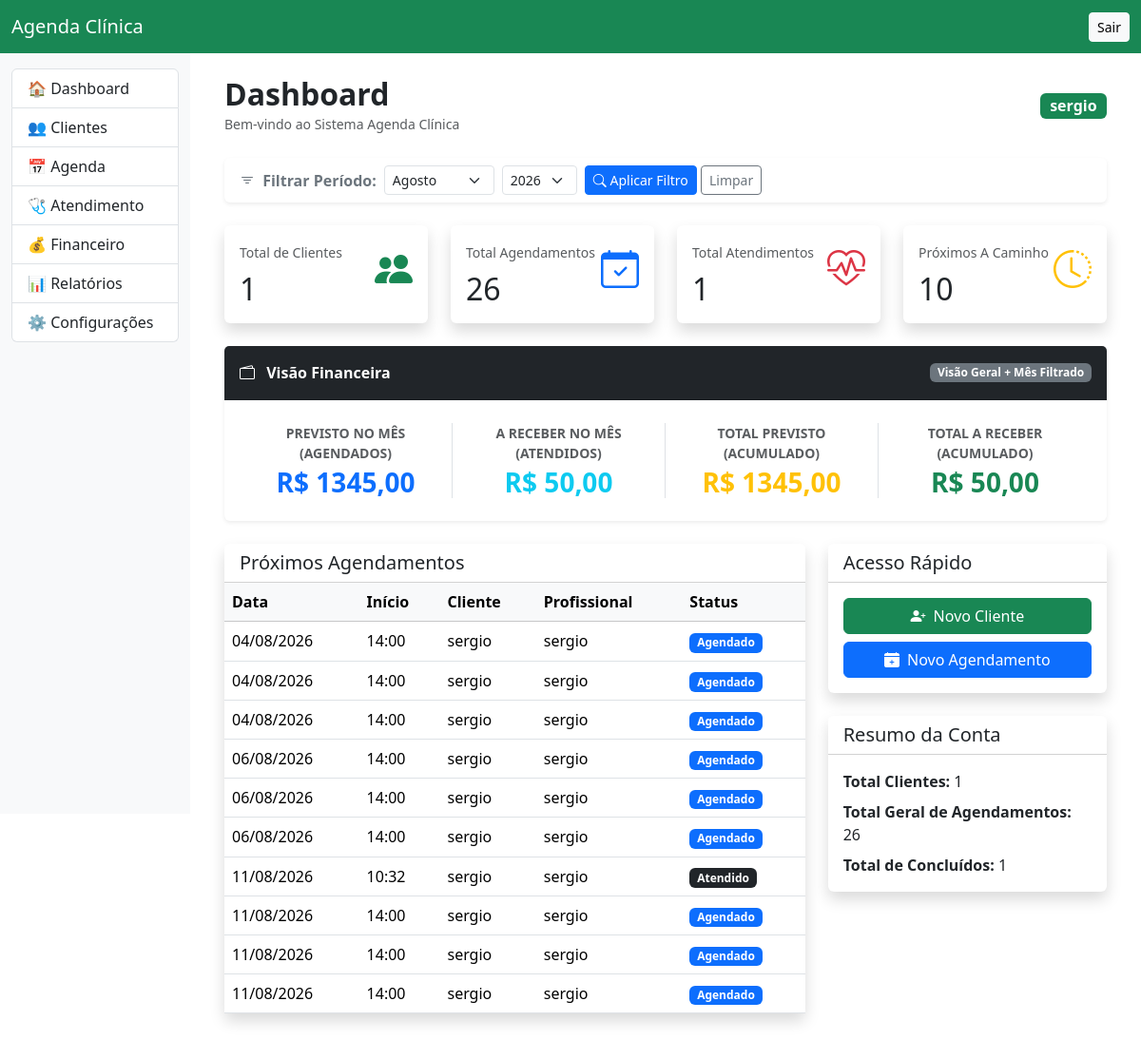
The app's page /dashboard/ (signed in), older data.
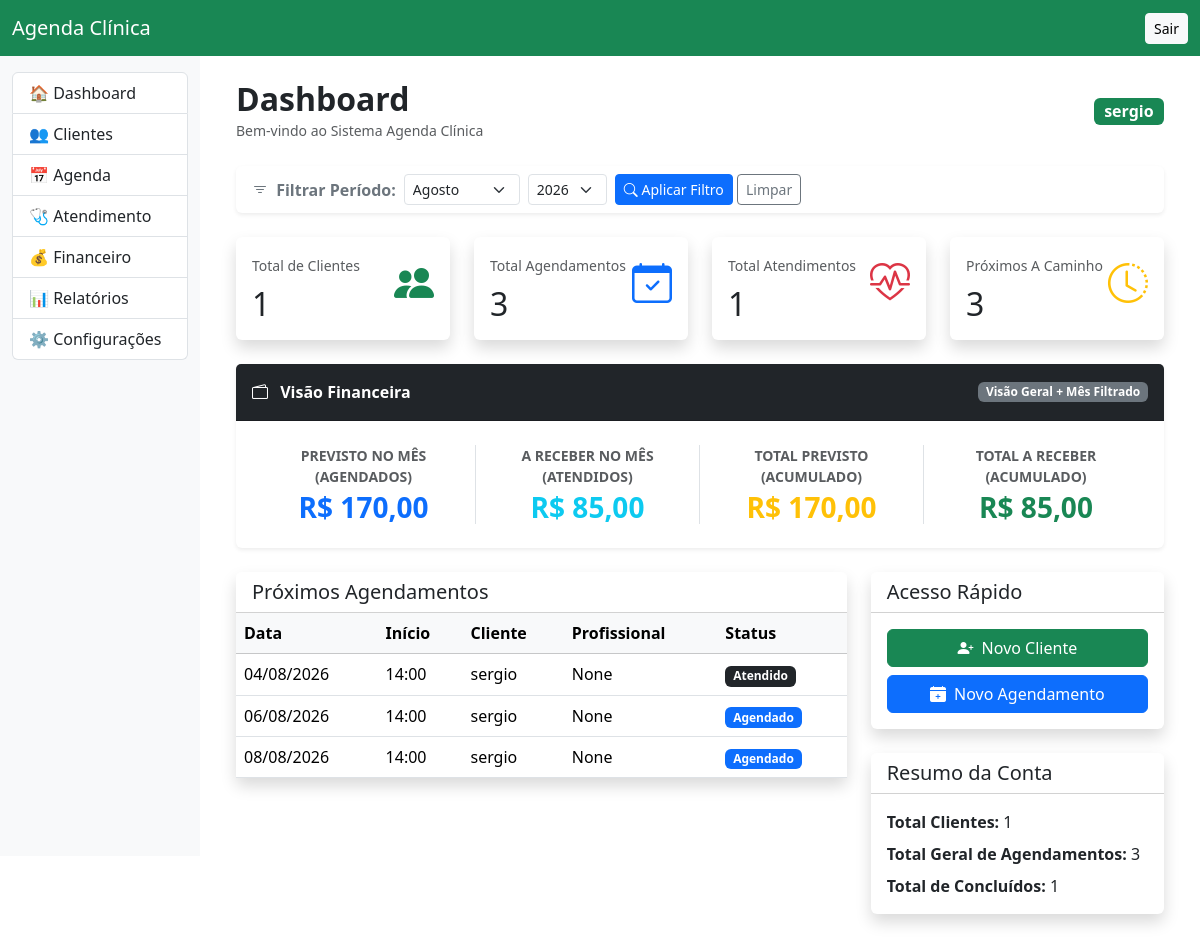
The same page, newer data.
### agenda/models.py (models this page shows, shortened)
class Agendamento(models.Model):
    STATUS = [
        ("AGENDADO", "Agendado"),
        ("CONFIRMADO", "Confirmado"),
        ("ATENDIMENTO", "Em Atendimento"),
        ("ATENDIDO", "Atendido"),
        ("CANCELADO", "Cancelado"),
        ("FALTOU", "Faltou"),
        ("REMARCADO", "Remarcado"),
    ]
    cliente = models.ForeignKey(
        Cliente,
        on_delete=models.CASCADE,
        related_name="agendamentos"
    )
    profissional = models.ForeignKey(
        Usuario,
        on_delete=models.SET_NULL,
        null=True,
        blank=True
    )
    data = models.DateField()
    hora_inicio = models.TimeField()
    hora_fim = models.TimeField()
    valor = models.DecimalField(
        max_digits=10,
        decimal_places=2,
        default=0
    )
    observacoes = models.TextField(blank=True)
    status = models.CharField(
        max_length=20,
        choices=STATUS,
        default="AGENDADO"
    )
    criado_em = models.DateTimeField(auto_now_add=True)
    atualizado_em = models.DateTimeField(auto_now=True)
    class Meta:
        ordering = ["data", "hora_inicio"]

### clientes/models.py (models this page shows, shortened)
class Cliente(models.Model):
    STATUS = (
        ("ATIVO", "Ativo"),
        ("INATIVO", "Inativo"),
    )
    SEXO = (
        ("M", "Masculino"),
        ("F", "Feminino"),
        ("O", "Outro"),
    )
    nome = models.CharField("Nome", max_length=150)
    cpf = models.CharField(
        "CPF",
        max_length=14,
        blank=True,
        null=True
    )
    nascimento = models.DateField(
        "Nascimento",
        blank=True,
        null=True
    )
    sexo = models.CharField(
        "Sexo",
        max_length=1,
        choices=SEXO,
        blank=True
    )
    telefone = models.CharField(
        "Telefone",
        max_length=20,
        blank=True
    )
    whatsapp = models.CharField(
        "WhatsApp",
        max_length=20,
        blank=True
    )
    email = models.EmailField(
        "E-mail",
        blank=True
    )
    cep = models.CharField(
        max_length=9,
        blank=True
    )
    endereco = models.CharField(
        max_length=200,
        blank=True
    )
    numero = models.CharField(
        max_length=10,
        blank=True
    )
    bairro = models.CharField(
        max_length=100,
        blank=True
    )
    cidade = models.CharField(
        max_length=100,
        blank=True
    )
    uf = models.CharField(
        max_length=2,
        blank=True
    )
    profissional = models.ForeignKey(
        "usuarios.Usuario",
        on_delete=models.SET_NULL,
        null=True,
        blank=True,
        verbose_name="Suelen Garcia de Almeida",
    )
    valor_sessao = models.DecimalField(
        max_digits=10,
        decimal_places=2,
        default=0
    )
    dias_vencimento = models.PositiveIntegerField(
        default=5,
        help_text="Quantidade de dias após o agendamento para o vencimento da fatura"
    )
    total_sessoes = models.PositiveIntegerField(
        default=10
    )
    sessoes_realizadas = models.IntegerField(
    default=0
)
    status = models.CharField(
        max_length=10,
        choices=STATUS,
        default="ATIVO"
    )
    observacoes = models.TextField(
        blank=True
    )
    criado_em = models.DateTimeField(
        auto_now_add=True
    )
    atualizado_em = models.DateTimeField(
        auto_now=True
    )
    class Meta:
        ordering = ["nome"]
        verbose_name = "Cliente"
        verbose_name_plural = "Clientes"

### usuarios/models.py (models this page shows)
class Usuario(AbstractUser):
    PERFIS = [
        ("SUPER", "Super Administrador"),
        ("ADMIN", "Administrador"),
        ("PROF", "Profissional"),
        ("RECEP", "Recepção"),
    ]
    perfil = models.CharField(
        max_length=10,
        choices=PERFIS,
        default="PROF"
    )
    telefone = models.CharField(
        max_length=20,
        blank=True
    )
    ativo = models.BooleanField(default=True)
    def __str__(self):
        return self.get_full_name() or self.username
    from django.db import models

### usuarios/views.py (the view)
# urls.py: path("dashboard/",views.dashboard,name="dashboard"),
@login_required
def dashboard(request):
    hoje = date.today()
    mes_selecionado = int(request.GET.get('mes', hoje.month))
    ano_selecionado = int(request.GET.get('ano', hoje.year))
    anos_disponiveis = range(hoje.year - 2, hoje.year + 2)
    meses_disponiveis = [
        (1, 'Janeiro'), (2, 'Fevereiro'), (3, 'Março'), (4, 'Abril'),
        (5, 'Maio'), (6, 'Junho'), (7, 'Julho'), (8, 'Agosto'),
        (9, 'Setembro'), (10, 'Outubro'), (11, 'Novembro'), (12, 'Dezembro')
    ]
    total_clientes = Cliente.objects.count()
    total_agendados = Agendamento.objects.count()
    total_atendidos = Agendamento.objects.filter(status__iexact='ATENDIDO').count()
    agendamentos_filtrados = Agendamento.objects.filter(
        data__year=ano_selecionado,
        data__month=mes_selecionado
    )
    previsto_mes = agendamentos_filtrados.filter(
        status__iexact='AGENDADO'
    ).aggregate(total=Sum('valor'))['total'] or 0.00
    a_receber_mes = agendamentos_filtrados.filter(
        status__iexact='ATENDIDO'
    ).aggregate(total=Sum('valor'))['total'] or 0.00
    faturamento_mes = previsto_mes + a_receber_mes
    total_previsto_geral = Agendamento.objects.filter(
        status__iexact='AGENDADO'
    ).aggregate(total=Sum('valor'))['total'] or 0.00
    total_a_receber_geral = Agendamento.objects.filter(
        status__iexact='ATENDIDO'
    ).aggregate(total=Sum('valor'))['total'] or 0.00
    total_geral_acumulado = total_previsto_geral + total_a_receber_geral
    agendamentos_mes = agendamentos_filtrados.count()
    atendimentos_mes = agendamentos_filtrados.filter(status__iexact='ATENDIDO').count()
    agendamentos_ano = Agendamento.objects.filter(data__year=ano_selecionado).count()
    agendamentos_por_dia = (
        agendamentos_filtrados
        .annotate(dia=TruncDay('data'))
        .values('dia')
        .annotate(total=Count('id'))
        .order_by('dia')
    )
    grafico_labels = []
    grafico_data = []
    for item in agendamentos_por_dia:
        if item['dia']:
            grafico_labels.append(item['dia'].strftime('%d/%m'))
            grafico_data.append(item['total'])
    proximos = Agendamento.objects.filter(data__gte=hoje).order_by('data', 'hora_inicio')[:10]
    context = {
        'clientes': total_clientes,
        'agendados': total_agendados,
        'atendidos': total_atendidos,
        'agendamentos_mes': agendamentos_mes,
        'atendimentos_mes': atendimentos_mes,
        'agendamentos_ano': agendamentos_ano,
        'faturamento_mes': faturamento_mes,
        'previsto_mes': previsto_mes,
        'a_receber_mes': a_receber_mes,
        'total_previsto_geral': total_previsto_geral,
        'total_a_receber_geral': total_a_receber_geral,
        'total_geral_acumulado': total_geral_acumulado,
        'mes_selecionado': mes_selecionado,
        'ano_selecionado': ano_selecionado,
        'meses_disponiveis': meses_disponiveis,
        'anos_disponiveis': anos_disponiveis,
        'grafico_labels': grafico_labels,
        'grafico_data': grafico_data,
        'proximos': proximos,
    }
    return render(request, "usuarios/dashboard.html", context)

### usuarios/templates/usuarios/dashboard.html (shortened to what the changed rows need)
{% extends "base.html" %}
{% block content %}
<div class="container-fluid">
    <div class="d-flex justify-content-between align-items-center mb-4">
        <div>
            <h2 class="fw-bold mb-0">Dashboard</h2>
        </div>
    </div>
    <div class="row g-4 mb-4">
        <div class="col-lg-3">
            <div class="card border-0 shadow h-100">
                <div class="card-body">
                    <div class="d-flex justify-content-between">
                        <div>
                            <h2 class="mt-2 mb-0">{{ clientes }}</h2>
                        </div>
                    </div>
                </div>
            </div>
        </div>
        <div class="col-lg-3">
            <div class="card border-0 shadow h-100">
                <div class="card-body">
                    <div class="d-flex justify-content-between">
                        <div>
                            <small class="text-muted">Total Agendamentos</small>
                            <h2 class="mt-2 mb-0">{{ agendados }}</h2>
                        </div>
                    </div>
                </div>
            </div>
        </div>
        <div class="col-lg-3">
            <div class="card border-0 shadow h-100">
                <div class="card-body">
                    <div class="d-flex justify-content-between">
                        <div>
                            <h2 class="mt-2 mb-0">{{ atendidos }}</h2>
                        </div>
                    </div>
                </div>
            </div>
        </div>
        <div class="col-lg-3">
            <div class="card border-0 shadow h-100">
                <div class="card-body">
                    <div class="d-flex justify-content-between">
                        <div>
                            <small class="text-muted">Próximos A Caminho</small>
                            <h2 class="mt-2 mb-0">{{ proximos|length }}</h2>
                        </div>
                    </div>
                </div>
            </div>
        </div>
    </div>
<div class="card shadow-sm border-0 mb-4">
    <div class="card-body p-4">
        <div class="row g-3 text-center">
            <div class="col-md-3 border-end">
                <span class="text-muted small fw-bold text-uppercase d-block mb-1">
                    Previsto no Mês (Agendados)
                </span>
                <h3 class="text-primary fw-bold mb-0">
                    R$ {{ previsto_mes|floatformat:2 }}
                </h3>
            </div>
            <div class="col-md-3 border-end">
                <span class="text-muted small fw-bold text-uppercase d-block mb-1">
                    A Receber no Mês (Atendidos)
                </span>
                <h3 class="text-info fw-bold mb-0">
                    R$ {{ a_receber_mes|floatformat:2 }}
                </h3>
            </div>
            <div class="col-md-3 border-end">
                <span class="text-muted small fw-bold text-uppercase d-block mb-1">
                    Total Previsto (Acumulado)
                </span>
                <h3 class="text-warning fw-bold mb-0">
                    R$ {{ total_previsto_geral|floatformat:2 }}
                </h3>
            </div>
            <div class="col-md-3">
                <span class="text-muted small fw-bold text-uppercase d-block mb-1">
                    Total A Receber (Acumulado)
                </span>
                <h3 class="text-success fw-bold mb-0">
                    R$ {{ total_a_receber_geral|floatformat:2 }}
                </h3>
            </div>
        </div>
    </div>
</div>
    <div class="row">
        <div class="col-lg-8 mb-4">
            <div class="card shadow border-0">
                <div class="card-body p-0">
                    <table class="table table-hover mb-0">
                        <thead class="table-light">
                            <tr>
                                <th>Data</th>
                                <th>Início</th>
                                <th>Cliente</th>
                                <th>Profissional</th>
                                <th>Status</th>
                            </tr>
                        </thead>
                        <tbody>
                            {% for a in proximos %}
                            <tr>
                                <td>{{ a.data|date:"d/m/Y" }}</td>
                                <td>{{ a.hora_inicio }}</td>
                                <td>{{ a.cliente.nome }}</td>
                                <td>{{ a.profissional }}</td>
                                <td>
                                    {% if a.status == "AGENDADO" %}
                                        <span class="badge bg-primary">Agendado</span>
                                    {% elif a.status == "CONFIRMADO" %}
                                        <span class="badge bg-success">Confirmado</span>
                                    {% elif a.status == "ATENDIDO" %}
                                        <span class="badge bg-dark">Atendido</span>
                                    {% else %}
                                        <span class="badge bg-secondary">{{ a.get_status_display|default:a.status }}</span>
                                    {% endif %}
                                </td>
                            </tr>
                            {% empty %}
                            <tr>
                                <td colspan="5" class="text-center p-4">
                                    Nenhum agendamento próximo.
                                </td>
                            </tr>
                            {% endfor %}
                        </tbody>
                    </table>
                </div>
            </div>
        </div>
        <div class="col-lg-4">
            <div class="card shadow border-0">
                <div class="card-body">
                    <p class="mb-2"><b>Total Clientes:</b> {{ clientes }}</p>
                    <p class="mb-2"><b>Total Geral de Agendamentos:</b> {{ agendados }}</p>
                    <p class="mb-0"><b>Total de Concluídos:</b> {{ atendidos }}</p>
                </div>
            </div>
        </div>
    </div>
</div>
{% endblock %}

Row changes from the older to the newer data that the page shows:
removed Agendamento: data "04/08/2026", hora_inicio "14:00", cliente.nome "sergio", profissional "sergio", status "Agendado"
removed Agendamento: data "04/08/2026", hora_inicio "14:00", cliente.nome "sergio", profissional "sergio", status "Agendado"
removed Agendamento: data "04/08/2026", hora_inicio "14:00", cliente.nome "sergio", profissional "sergio", status "Agendado"
removed Agendamento: data "06/08/2026", hora_inicio "14:00", cliente.nome "sergio", profissional "sergio", status "Agendado"
removed Agendamento: data "06/08/2026", hora_inicio "14:00", cliente.nome "sergio", profissional "sergio", status "Agendado"
removed Agendamento: data "06/08/2026", hora_inicio "14:00", cliente.nome "sergio", profissional "sergio", status "Agendado"
removed Agendamento: data "11/08/2026", hora_inicio "10:32", cliente.nome "sergio", profissional "sergio", status "Atendido"
removed Agendamento: data "11/08/2026", hora_inicio "14:00", cliente.nome "sergio", profissional "sergio", status "Agendado"
removed Agendamento: data "11/08/2026", hora_inicio "14:00", cliente.nome "sergio", profissional "sergio", status "Agendado"
removed Agendamento: data "11/08/2026", hora_inicio "14:00", cliente.nome "sergio", profissional "sergio", status "Agendado"
added Agendamento: data "04/08/2026", hora_inicio "14:00", cliente.nome "sergio", profissional "None", status "Atendido"
added Agendamento: data "06/08/2026", hora_inicio "14:00", cliente.nome "sergio", profissional "None", status "Agendado"
added Agendamento: data "08/08/2026", hora_inicio "14:00", cliente.nome "sergio", profissional "None", status "Agendado"
Text that changed along with them:
{{ agendados }}: "26" → "3"
{{ proximos|length }}: "10" → "3"
{{ previsto_mes|floatformat:2 }}: "1345,00" → "170,00"
{{ a_receber_mes|floatformat:2 }}: "50,00" → "85,00"
{{ total_previsto_geral|floatformat:2 }}: "1345,00" → "170,00"
{{ total_a_receber_geral|floatformat:2 }}: "50,00" → "85,00"
